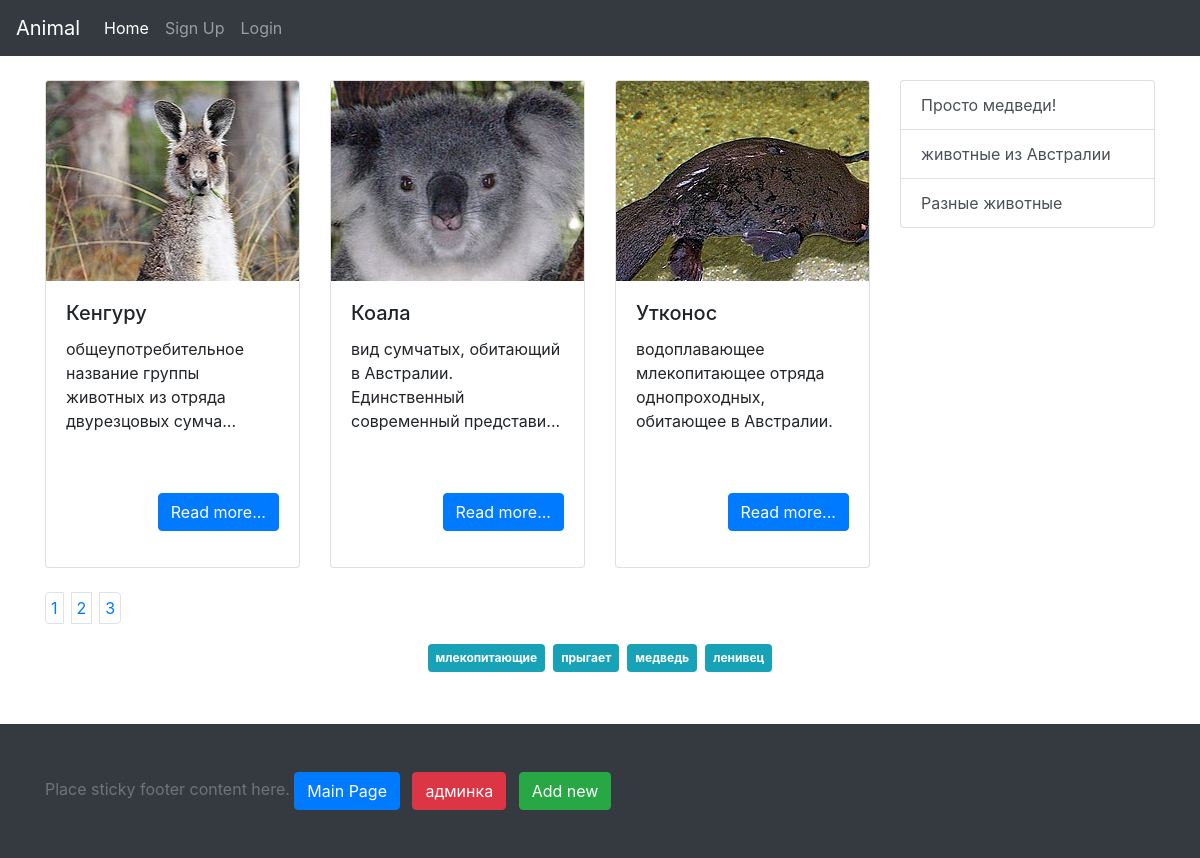
/index.php?page=1, run on the app's committed database.
### tables this page shows
CREATE TABLE `info` (
  `id` int(11) NOT NULL,
  `title` varchar(255) NOT NULL,
  `category` int(11) NOT NULL,
  `descr_min` text NOT NULL,
  `description` text NOT NULL,
  `image` varchar(500) DEFAULT NULL
);

CREATE TABLE `category` (
  `id` int(11) NOT NULL,
  `category` varchar(255) NOT NULL,
  `slug` varchar(255) NOT NULL,
  `image` text NOT NULL,
  `description` text NOT NULL
);

### core/function.php (called while the page is built, shortened)
<?php
function selectMain($conn){
    $offset = 0;
    if (isset($_GET['page']) AND trim($_GET['page'])!=''){
        $offset = trim($_GET['page']);
    }
    $sql = "SELECT * FROM info ORDER BY id DESC LIMIT 3 OFFSET ".$offset*3;
    $result = mysqli_query($conn, $sql);
    $a = array();
    if (mysqli_num_rows($result) > 0) {
        while($row = mysqli_fetch_assoc($result)) {
            $a[] = $row;
        }
    }
    return $a;
}
function paginationCount($conn){
    $sql = "SELECT * FROM info";
    $result = mysqli_query($conn, $sql);
    $result = mysqli_num_rows($result);
    return ceil($result/3);
}
function getAllTags($conn){
    $sql = "SELECT DISTINCT(tag) FROM tag";
    $result = mysqli_query($conn, $sql);
    $a = array();
    if (mysqli_num_rows($result) > 0) {
        while($row = mysqli_fetch_assoc($result)) {
            $a[] = $row['tag'];
        }
    }
    return $a;
}
function getAllCatInfo($conn){
    $sql = "SELECT * FROM category";
    $result = mysqli_query($conn, $sql);
    $a = array();
    if (mysqli_num_rows($result) > 0) {
        while($row = mysqli_fetch_assoc($result)) {
            $a[] = $row;
        }
    }
    return $a;
}
?>

### template/include.php (called while the page is built, shortened)
<?php
	require_once 'core/function.php';
	$conn = connect();
	$cat = getAllCatInfo($conn);
?>

### main.php (the view, shortened to what this page needs)
<?php require_once 'template/include.php'; ?>
<?php
require_once('template/header.php');
$data = selectMain($conn);
$countPage = paginationCount($conn);
$tag = getAllTags($conn);
?>
<div class="container">
    <div class="row">
        <div class="col-lg-9">
            <div class="row">
                <?php
                $out = '';
                for ($i=0; $i < count($data); $i++){
                $data_short = mb_strimwidth($data[$i]['descr_min'], 0, 75, '...');
                $out .='<div class="col-lg-4 col-md-6">';
                    $out .='<div class="card">';
                        $out .="<div style='background-image: url(/images/{$data[$i]['image']});' class='card-img-top'></div>";
                        $out .='<div class="card-body">';
                            $out .="<h5 class='card-title'>{$data[$i]['title']}</h5>";
                            $out .="<p class='card-text'>{$data_short}</p>";
                            $out .='<p class="text-right"><a href="/article/'.$data[$i]['id'].'" class="btn btn-primary">Read more...</a></p>';
                        $out .='</div>';
                    $out .='</div>';
                $out .='</div>';
                }
                echo $out;
                ?>
            </div>
        </div>
        <div class="col-lg-3">
            <?php require_once('template/nav.php') ?>
        </div>
    </div>
    <div class="row">
        <div class="col-lg-12 text-center">
            <nav class="mt-4">
                <ul class="pagination">
                    <?php
                    for ($i=0; $i < $countPage; $i++){
                    $j = $i+1;
                        echo "<li class='page-item'><a href='/index.php?page={$i}' style='padding: 5px;' class='page-link mr-2'>{$j}</a></li>";
                    }
                    ?>
                </ul>
            </nav>
        </div>
    </div>
    <div class="row">
        <div class="col-lg-12 text-center">
            <?php
            for ($i=0; $i < count($tag); $i++){
                echo "<a href='/tag.php?tag={$tag[$i]}' style='padding: 5px;' class='badge badge-info p-2 m-1'>{$tag[$i]}</a>";
            }
            ?>
        </div>
    </div>
</div>
<?php require_once('template/footer.php');?>

### template/nav.php
<?php
    $out = '<div class="list-group">';
    for ($i=0; $i < count($cat); $i++){
        $out .='<a class="list-group-item list-group-item-action" href="/cat/'.$cat[$i]['id'].'">';
        $out .= $cat[$i]['description'].'</a>';
    }
    echo $out;
    echo '</div>';
?>

### css/style.css (style rules this page uses)
html, body { height: 100%; }
.card-img-top { width: 100%; height: 200px; background-position: center top; background-repeat: no-repeat; }
.card-text { height: 140px; }

### data on the page
info: image (picture), title "Кенгуру", descr_min "общеупотребительное название группы животных из отряда двурезцовых сумча..."
info: image (picture), title "Коала", descr_min "вид сумчатых, обитающий в Австралии. Единственный современный представи..."
info: image (picture), title "Утконос", descr_min "водоплавающее млекопитающее отряда однопроходных, обитающее в Австралии."
category: description "Просто медведи!"
category: description "животные из Австралии"
category: description "Разные животные"

### other printed values
$j "1"
$j "2"
$j "3"
$tag[$i] "млекопитающие"
$tag[$i] "прыгает"
$tag[$i] "медведь"
$tag[$i] "ленивец"
